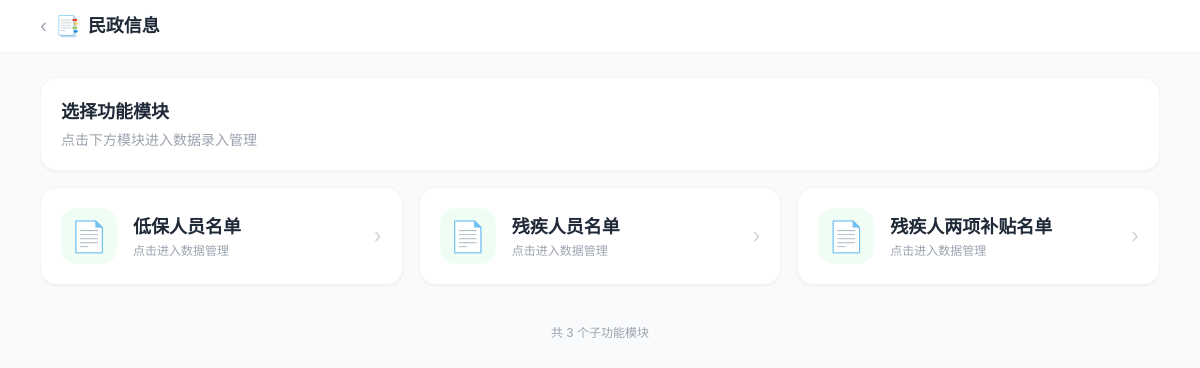
Screenshot of /section/6 (signed in) with the database file from the repository.
### app.py (models this page shows)
class Section(db.Model):
    __tablename__ = 'sections'
    id = db.Column(db.Integer, primary_key=True)
    name = db.Column(db.String(100), nullable=False)
    icon = db.Column(db.String(50), default='📁')
    icon_image = db.Column(db.String(200), default='')  # 上传的图标图片文件名
    sort_order = db.Column(db.Integer, default=0)
    bg_color = db.Column(db.String(20), default='')      # 背景色（如 bg-green-50 或 hex）
    text_color = db.Column(db.String(20), default='')    # 文字颜色
    accent_color = db.Column(db.String(20), default='')  # 强调色/边框色
    description = db.Column(db.String(200), default='')   # 分区描述文字
    created_at = db.Column(db.DateTime, default=datetime.datetime.now)

class SubSection(db.Model):
    __tablename__ = 'sub_sections'
    id = db.Column(db.Integer, primary_key=True)
    section_id = db.Column(db.Integer, db.ForeignKey('sections.id'), nullable=False)
    name = db.Column(db.String(100), nullable=False)
    icon = db.Column(db.String(50), default='📄')
    icon_image = db.Column(db.String(200), default='')
    description = db.Column(db.String(200), default='')
    sort_order = db.Column(db.Integer, default=0)
    columns = db.Column(db.Text, default='[]')  # JSON 模板列定义
    created_at = db.Column(db.DateTime, default=datetime.datetime.now)
    section = db.relationship('Section', backref='sub_sections')

### app.py (the view, shortened to what this page needs)
@app.route('/section/<int:section_id>')
def section_view(section_id):
    if 'user_id' not in session:
        return redirect(url_for('login'))
    section = Section.query.get_or_404(section_id)
    subsections = SubSection.query.filter_by(section_id=section.id).order_by(SubSection.sort_order).all()
    if subsections:
        return render_template('section_subs.html', section=section, subsections=subsections)

### templates/section_subs.html (shortened to what this page needs)
<!DOCTYPE html>
<html lang="zh-CN">
<head>
<script src="https://cdn.tailwindcss.com"></script>
</head>
<body class="bg-gray-50 min-h-screen pb-24">
  <div class="nav-blur sticky top-0 z-50 border-b border-gray-100">
    <div class="max-w-6xl mx-auto px-4 py-3 flex justify-between items-center">
      <div class="flex items-center space-x-2 overflow-hidden">
        <a href="/" class="text-gray-400 hover:text-gray-600 text-lg shrink-0">‹</a>
        <span class="text-xl">{{ section.icon }}</span>
        <h1 class="text-lg font-bold text-gray-800 truncate">{{ section.name }}</h1>
      </div>
    </div>
  </div>
  <div class="max-w-6xl mx-auto px-4 mt-6">
    <div class="bg-white rounded-2xl p-5 shadow-sm border border-gray-100 mb-4">
      <h2 class="text-lg font-bold text-gray-800 mb-1">选择功能模块</h2>
      <p class="text-sm text-gray-400">点击下方模块进入数据录入管理</p>
    </div>
    <div class="grid grid-cols-1 sm:grid-cols-2 lg:grid-cols-3 gap-4">
      {% for sub in subsections %}
      <a href="/subsection/{{ sub.id }}" class="card rounded-2xl p-5 shadow-sm border hover:shadow-md transition flex items-center space-x-4"
         style="background-color: {{ section.bg_color if section.bg_color else '#ffffff' }}; border-color: {{ section.accent_color if section.accent_color else '#f3f4f6' }};">
        <div class="w-14 h-14 rounded-2xl flex items-center justify-center shrink-0 overflow-hidden"
             style="background-color: {{ section.accent_color + '20' if section.accent_color else '#f0fdf4' }};">
          {% if sub.icon_image %}
          <img src="/uploads/{{ sub.icon_image }}" alt="icon" class="w-full h-full object-cover">
          {% else %}
          <span class="text-3xl">{{ sub.icon }}</span>
          {% endif %}
        </div>
        <div class="flex-1 min-w-0">
          <h3 class="font-bold text-lg truncate" style="color: {{ section.text_color if section.text_color else '#1f2937' }};">{{ sub.name }}</h3>
          <p class="text-xs mt-0.5" style="color: {{ section.accent_color if section.accent_color else '#9ca3af' }};">
            {{ sub.description if sub.description else '点击进入数据管理' }}
          </p>
        </div>
        <div class="text-xl" style="color: {{ section.accent_color if section.accent_color else '#d1d5db' }};">›</div>
      </a>
      {% endfor %}
    </div>
  </div>
  <div class="max-w-6xl mx-auto px-4 mt-10 mb-8 text-center text-xs text-gray-400">
    <p>共 {{ subsections|length }} 个子功能模块</p>
  </div>
</body>
</html>

### templates/section_subs.html (style rules this page uses)
body { font-family: -apple-system, BlinkMacSystemFont, 'Segoe UI', Roboto, 'Helvetica Neue', Arial, 'Noto Sans SC', sans-serif; }
.nav-blur { backdrop-filter: blur(12px); background: rgba(255,255,255,0.92); }

### rows the page displays
Section: icon "📑", name "民政信息"
SubSection: icon "📄", name "低保人员名单", description "点击进入数据管理"
SubSection: icon "📄", name "残疾人员名单", description "点击进入数据管理"
SubSection: icon "📄", name "残疾人两项补贴名单", description "点击进入数据管理"

### other values shown
{{ subsections|length }} "3"
